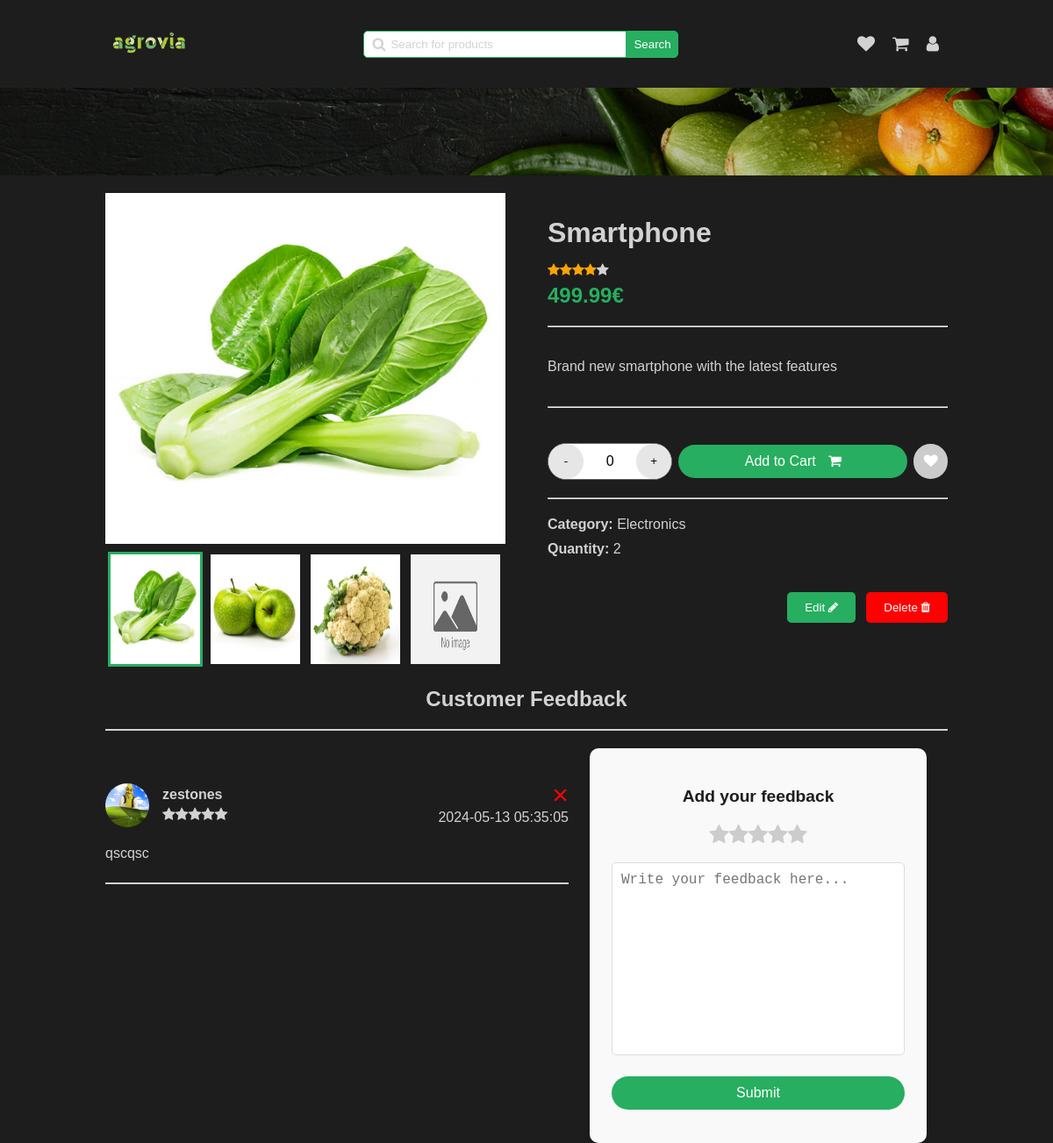
Screenshot of /pages/announce-view.php?id=1 (signed in) with the database file from the repository.
### tables this page shows
CREATE TABLE Announce (
  id INTEGER PRIMARY KEY,
  id_category INTEGER,
  image TEXT,
  title TEXT,
  description TEXT,
  price FLOAT,
  quantity INTEGER,
  rating INTEGER,
  out_of_stock BOOLEAN,
  FOREIGN KEY (id_category) REFERENCES Category(id)
);

CREATE TABLE Category (
  id INTEGER PRIMARY KEY,
  name TEXT
);

CREATE TABLE AnnounceComment (
  id INTEGER PRIMARY KEY,
  announce_id INTEGER,
  user_id INTEGER,
  comment TEXT,
  rating INTEGER,
  date TIMESTAMP DEFAULT CURRENT_TIMESTAMP,
  FOREIGN KEY (announce_id) REFERENCES Announce(id) ON DELETE CASCADE,
  FOREIGN KEY (user_id) REFERENCES User(id)
);

CREATE TABLE User (
  id INTEGER PRIMARY KEY,
  firstname TEXT,
  lastname TEXT,
  email TEXT,
  username TEXT,
  icon TEXT,
  phone_number TEXT,
  password TEXT,
  is_admin INTEGER
);

### php/user.php (called while the page is built, shortened)
<?php
require '../php/pdo.php';
function get_user_by_id($id_user)
{
    global $pdo;
    try {
        $query = "SELECT * FROM User WHERE id = :id_user";
        $stmt = $pdo->prepare($query);
        $stmt->bindParam(':id_user', $id_user);
        $stmt->execute();
        $user = $stmt->fetch(PDO::FETCH_ASSOC);
        return $user;
    } catch (PDOException $e) {
        echo $e->getMessage();
    }
}

### pages/announce-view.php (the view, shortened to what this page needs)
<!DOCTYPE html>
<html lang="en">
<head>
    <link rel="stylesheet" href="../../styles/announce.css" onload="load_theme()">
    <link rel="stylesheet" href="../../styles/main-header.css">
    <link rel="stylesheet" href="../styles/confirm-modal.css">
    <link rel="stylesheet" href="../styles/alert.css">
    <link rel="stylesheet" href="https://cdnjs.cloudflare.com/ajax/libs/font-awesome/4.7.0/css/font-awesome.min.css">
</head>
<body>
    <header>
        <a href="../pages/home.php"><img src="../../assets/logo/agrovia-green.png" alt="logo"></a>
        <div class="search-bar">
            <span>
                <i class="fa fa-search"></i>
                <input type="text" name="search" id="search" placeholder="Search for products"
                    onkeydown="if(event.keyCode === 13) search()">
            </span>
            <button onclick="search()">Search</button>
        </div>
        <div class="user">
            <a href="../../pages/user/wishlist.html">
                <i class="fa fa-heart"></i>
            </a>
            <a href="../../pages/user/cart.html">
                <i class="fa fa-shopping-cart"></i>
            </a>
            <a href="../pages/dashboard.php">
                <i class="fa fa-user"></i>
            </a>
        </div>
    </header>
    <div class="separator-background"></div>
    <div class="main-container">
        <?php
        require "../php/announce.php";
        $announce = get_announce_by_id($_GET['id']);
        $category = get_announce_category($_GET['id']);
        $is_in_wishlist = is_announce_in_wish_list($_GET['id']);
        $is_in_cart = is_announce_in_cart($_GET['id']);
        $is_user_owner = is_announce_owned_by_user($_GET['id'], $_SESSION['user_id']);
        ?>
        <section class="gallery">
            <?php
            display_gallery($_GET['id']);
            ?>
        </section>
        <section class="quick-view" id="my-announce-quick-view">
            <div class="main-infos">
                <h1 class="title"><?php echo $announce['title'] ?></h1>
                <div class="rating"><?php echo generate_star($announce['rating']) ?></div>
                <div class="price"><?php echo $announce['price'] ?>€</div>
            </div>
            <hr>
            <div class="description">
                <p><?php echo $announce['description'] ?></p>
            </div>
            <hr>
            <div class="actions">
                <div class="manage-quantity">
                    <button class="increment" onclick="decrement_quantity()">-</button>
                    <span id="count">0</span>
                    <button class="decrement"
                        onclick="increment_quantity(<?php echo $announce['quantity'] ?>)">+</button>
                </div>
                <button class="cart" id="button-cart-id" style="<?php if ($is_in_cart)
                    echo "background-color: rgba(45, 45, 45, 0.20); border: 2px solid var(--light-stroke); " ?>"
                        onclick="add_cart_item_by_id(<?php echo $_GET['id'] ?>)">
                    Add to Cart
                    <i class="fa fa-shopping-cart"></i>
                </button>
                <button class="wish" onclick="add_wishlist_item(<?php echo $_GET['id'] ?>)">
                    <i class="fa fa-heart" id="<?php echo $_GET['id'] ?>-wish-icon" style="<?php if ($is_in_wishlist)
                           echo "color: var(--secondary);" ?>">
                        </i>
                    </button>
                </div>
                <hr>
                <div class="category">
                    <span>
                        <strong>Category:</strong>
                    <?php echo "<span>" . $category['name'] . "</span>" ?>
                </span>
                <span>
                    <strong>Quantity:</strong>
                    <?php echo "<span class='quantity'>" . $announce['quantity'] . "</span>" ?>
                </span>
            </div>
            <div class="admin-action">
                <?php
                if (isset($_SESSION['user_id']) && $is_user_owner) {
                    echo '<button class="edit" onclick="open_edit_announce_modal(
                        ' . $announce['id'] . ',
                        \'' . $announce['title'] . '\',
                        \'' . $announce['description'] . '\',
                        ' . $announce['price'] . ',
                        ' . $announce['quantity'] . ')">
                        Edit
                        <i class="fa fa-pencil"></i>
                    </button>';
                }
                if ($is_user_owner || $_SESSION['is_admin']) {
                    echo '<button class="delete" onclick="delete_announce(' . $announce['id'] . ')">
                        Delete
                        <i class="fa fa-trash"></i>
                    </button>';
                }
                ?>
            </div>
        </section>
    </div>
    <h2 class="title-feedback">Customer Feedback</h2>
    <hr class="feedback-separator">
    <div class="customer-feedback">
        <section class="feedback-section">
            <?php
            require "../php/feedback.php";
            $feedback = get_feedback_by_announce_id($_GET['id']);
            display_feedback($feedback);
            ?>
        </section>
        <section class="add-feedback">
            <h3>Add your feedback</h3>
            <div class="rating-stars">
                <i class='fa fa-star'></i>
                <i class='fa fa-star'></i>
                <i class='fa fa-star'></i>
                <i class='fa fa-star'></i>
                <i class='fa fa-star'></i>
            </div>
            <textarea name="feedback" id="feedback" cols="30" rows="10"
                placeholder="Write your feedback here..."></textarea>
            <button onclick="submit_feedback()">Submit</button>
        </section>
    </div>
</body>
</html>

### php/announce.php (shortened to what this page needs)
<?php
require '../php/pdo.php';
function generate_star($rating)
{
    $stars = "";
    for ($i = 0; $i < 5; $i++) {
        if ($i < $rating) {
            $stars .= "<i class='fa fa-star checked'></i>";
        } else {
            $stars .= "<i class='fa fa-star'></i>";
        }
    }
    return $stars;
}
function get_announce_by_id($id)
{
    global $pdo;
    $query = "SELECT * FROM Announce WHERE id = :id";
    $stmt = $pdo->prepare($query);
    $stmt->bindParam(':id', $id);
    $stmt->execute();
    $announce = $stmt->fetch(PDO::FETCH_ASSOC);
    return $announce;
}
function get_announce_category($id_announce)
{
    global $pdo;
    $query = 'SELECT * FROM Category WHERE id IN (SELECT id_category FROM Announce WHERE id = :id_announce)';
    $stmt = $pdo->prepare($query);
    $stmt->bindParam(':id_announce', $id_announce);
    $stmt->execute();
    $category = $stmt->fetch(PDO::FETCH_ASSOC);
    return $category;
}
function is_announce_owned_by_user($announce_id, $user_id)
{
    global $pdo;
    $query = "SELECT COUNT(*) FROM UserAnnounce WHERE announce_id = :announce_id AND user_id = :user_id";
    $stmt = $pdo->prepare($query);
    $stmt->bindParam(':announce_id', $announce_id);
    $stmt->bindParam(':user_id', $user_id);
    $stmt->execute();
    $count = $stmt->fetchColumn();
    return $count > 0;
}
function get_announce_images_by_id($id)
{
    global $pdo;
    $stmt = $pdo->prepare("SELECT image FROM AnnounceImage WHERE announce_id = ?");
    $stmt->bindParam(1, $id);
    $stmt->execute();
    $result = $stmt->fetchAll(PDO::FETCH_ASSOC);
    $images = array_column($result, 'image');
    return $images;
}
function is_announce_in_wish_list($annouce_id)
{
    global $pdo;
    $query = "SELECT * FROM UserSaved
              WHERE user_id = :user_id
              AND announce_id = :announce_id
              AND is_in_favourite = 1
             ";
    $stmt = $pdo->prepare($query);
    $stmt->bindParam(':user_id', $_SESSION['user_id']);
    $stmt->bindParam(':announce_id', $annouce_id);
    $stmt->execute();
    $result = $stmt->fetch(PDO::FETCH_ASSOC);
    return $result !== false;
}
function display_gallery($announce_id)
{
    $images = get_announce_images_by_id($announce_id);
    for ($i = 0; $i < 4; $i++) {
        $image_path = $images[$i];
        echo '<div class="gallery-item">';
        if ($image_path == '') {
            $image_path = "../public/no-image-available.jpg";
        }
        echo '<img class="gallery-img" src="' . $image_path . '" alt="" />';
        echo '<label for="img-' . ($i + 1) . '" class="gallery-thumb"><img src="' . $image_path . '" alt="" /></label>';
        echo '</div>';
    }
}
?>

### php/feedback.php (shortened to what this page needs)
<?php
require "../php/pdo.php";
require "../php/user.php";
function get_feedback_by_announce_id($id_announce)
{
    global $pdo;
    $query = "SELECT * FROM AnnounceComment WHERE announce_id = :id_announce";
    $stmt = $pdo->prepare($query);
    $stmt->bindParam(':id_announce', $id_announce);
    $stmt->execute();
    $feedback = $stmt->fetchAll(PDO::FETCH_ASSOC);
    return $feedback;
}
function display_feedback($feedback)
{
    usort($feedback, function ($a, $b) {
        return strtotime($b['date']) - strtotime($a['date']);
    });
    foreach ($feedback as $comment) {
        $user = get_user_by_id($comment['user_id']);
        echo '<div class="feedback-item" id="feedback-' . $comment['id'] . '">';
        echo '<div class="user-infos">';
        echo '<img src="' . $user['icon'] . '" alt="' . $user['username'] . '">';
        echo '<div class="user-details">';
        echo '<div class="name">' . $user['username'] . '</div>';
        echo '<div class="rating">' . generate_star($comment['rating']) . '</div>';
        echo '</div>';
        echo '</div>';
        echo '<div class="message">';
        echo '<p>' . $comment['comment'] . '</p>';
        echo '</div>';
        if ($comment['user_id'] == $_SESSION['user_id']) {
            echo '<div class="delete-feedback" onclick="delete_feedback(' . $comment['id'] . ')">&times;</div>';
        }
        echo '<div class="date">';
        echo '<span>' . $comment['date'] . '</span>';
        echo '</div>';
        echo '<hr>';
        echo '</div>';
    }
}

### styles/main-header.css (style rules this page uses)
header { display: flex; justify-content: space-between; align-items: center; }
header a img { width: 100px; }
header .search-bar { display: flex; align-items: center; }
header .search-bar span { display: flex; align-items: center; position: relative; }
header .search-bar span i { position: absolute; left: 10px; color: var(--text); }
header .search-bar span input { padding: 7px; border: 1px solid var(--secondary); border-radius: 5px 0 0 5px; padding-left: 30px; min-width: 300px; }
header .search-bar span input::placeholder { color: var(--text); position: absolute; left: 30px; }
header .search-bar button { padding: 7px; border-radius: 0 5px 5px 0; background-color: var(--secondary); color: var(--white); border: 1px solid var(--secondary); cursor: pointer; }
header .user { display: flex; align-items: center; }
header .user a { text-decoration: none; padding: 10px; }
header .user a i { font-size: 20px; color: var(--text); }
.separator-background { background-image: url("../../assets/backgrounds/separator-background.png"); background-size: cover; background-position: center; background-repeat: no-repeat; width: 100%; height: 100px; position: absolute; left: 0; }

### styles/global.css (style rules this page uses)
* { box-sizing: border-box; }
body, body.dark-theme, body.light-theme { font-family: "Overpass", sans-serif; -webkit-font-smoothing: antialiased; -moz-osx-font-smoothing: grayscale; background-color: var(--primary); color: var(--text); width: 80%; max-width: 1200px; margin: 0 auto; transition: background-color 0.3s ease, transform 0.5s cubic-bezier(0.68, -0.55, 0.27, 1.55); }
body { --primary: rgba(29, 29, 29, 1); --secondary: rgba(39, 174, 96, 1); --tertiary: rgba(146, 227, 169, 1); --text: rgba(210, 210, 210, 1); --hover-color: rgba(62, 62, 62, 1); --white: rgba(255, 255, 255, 1); --dark: rgba(29, 29, 29, 1); --gray: rgba(102, 102, 102, 1); --error: rgba(255, 0, 0, 1); --light-hover-green: rgba(237, 242, 238, 1); --light-stroke: rgba(230, 230, 230, 1); }

### rows the page displays
announce: title "Smartphone", rating 4 (drawn), price "499.99", description "Brand new smartphone with the latest features", quantity "2"
category: name "Electronics"
announcecomment: user.icon (placeholder picture), user.username "zestones", rating 0 (drawn), comment "qscqsc", date "2024-05-13 05:35:05"
